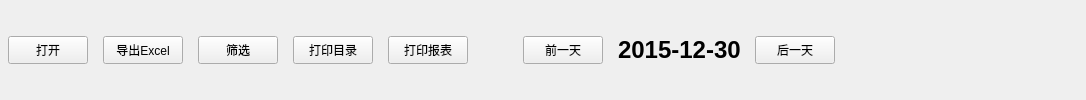
    <widget class="QWidget" name="widgetParent" native="true">
     <property name="styleSheet">
      <string notr="true"/>
     </property>
     <layout class="QHBoxLayout" name="horizontalLayout_6">
      <property name="spacing">
       <number>15</number>
      </property>
      <property name="leftMargin">
       <number>8</number>
      </property>
      <property name="topMargin">
       <number>3</number>
      </property>
      <property name="rightMargin">
       <number>10</number>
      </property>
      <property name="bottomMargin">
       <number>3</number>
      </property>
      <item>
       <widget class="QPushButton" name="pushButton_open">
        <property name="minimumSize">
         <size>
          <width>58</width>
          <height>28</height>
         </size>
        </property>
        <property name="text">
         <string>打开</string>
        </property>
        <property name="common" stdset="0">
         <bool>true</bool>
        </property>
       </widget>
      </item>
      <item>
       <widget class="QPushButton" name="pushButton_export_excel">
        <property name="minimumSize">
         <size>
          <width>58</width>
          <height>28</height>
         </size>
        </property>
        <property name="text">
         <string>导出Excel</string>
        </property>
        <property name="common" stdset="0">
         <bool>true</bool>
        </property>
       </widget>
      </item>
      <item>
       <widget class="QPushButton" name="pushButton_show_filter_widget">
        <property name="minimumSize">
         <size>
          <width>58</width>
          <height>28</height>
         </size>
        </property>
        <property name="text">
         <string>筛选</string>
        </property>
        <property name="common" stdset="0">
         <bool>true</bool>
        </property>
       </widget>
      </item>
      <item>
       <widget class="QPushButton" name="pushButton_print_menu">
        <property name="minimumSize">
         <size>
          <width>58</width>
          <height>28</height>
         </size>
        </property>
        <property name="text">
         <string>打印目录</string>
        </property>
        <property name="common" stdset="0">
         <bool>true</bool>
        </property>
       </widget>
      </item>
      <item>
       <widget class="QPushButton" name="pushButton_print_single_item">
        <property name="minimumSize">
         <size>
          <width>58</width>
          <height>28</height>
         </size>
        </property>
        <property name="styleSheet">
         <string notr="true"/>
        </property>
        <property name="text">
         <string>打印报表</string>
        </property>
        <property name="common" stdset="0">
         <bool>true</bool>
        </property>
       </widget>
      </item>
      <item>
       <layout class="QHBoxLayout" name="horizontalLayout_8">
        <property name="spacing">
         <number>6</number>
        </property>
        <property name="leftMargin">
         <number>0</number>
        </property>
        <item>
         <spacer name="horizontalSpacer_2">
          <property name="orientation">
           <enum>Qt::Horizontal</enum>
          </property>
          <property name="sizeHint" stdset="0">
           <size>
            <width>40</width>
            <height>20</height>
           </size>
          </property>
         </spacer>
        </item>
        <item>
         <widget class="QPushButton" name="pushButton_previous_day">
          <property name="minimumSize">
           <size>
            <width>58</width>
            <height>28</height>
           </size>
          </property>
          <property name="text">
           <string>前一天</string>
          </property>
          <property name="common" stdset="0">
           <bool>true</bool>
          </property>
         </widget>
        </item>
        <item>
         <widget class="QComboBox" name="comboBox_test_result_date">
          <property name="sizePolicy">
           <sizepolicy hsizetype="Preferred" vsizetype="Preferred">
            <horstretch>0</horstretch>
            <verstretch>0</verstretch>
           </sizepolicy>
          </property>
          <property name="font">
           <font>
            <pointsize>18</pointsize>
            <weight>75</weight>
            <bold>true</bold>
           </font>
          </property>
          <property name="focusPolicy">
           <enum>Qt::NoFocus</enum>
          </property>
          <property name="styleSheet">
           <string notr="true">QComboBox{
border:none;
border:1px solid argb(0,0,0,0);
padding:5px;
padding-left:9px;
padding-right:9px;
background-color: rgba(255, 255, 255,0);
}

QComboBox:hover:!pressed{
border:1px solid argb(0,0,0,125);
padding:5px;
padding-left:9px;
padding-right:9px;
border-radius:2px;
background-color: rgba(255, 255, 255,0);
}


QComboBox::drop-down{
width:0px;
height:0px;
}
</string>
          </property>
          <item>
           <property name="text">
            <string>2015-12-30</string>
           </property>
          </item>
          <item>
           <property name="text">
            <string>2015-11-30</string>
           </property>
          </item>
          <item>
           <property name="text">
            <string>2015-10-23</string>
           </property>
          </item>
          <item>
           <property name="text">
            <string>New Item</string>
           </property>
          </item>
          <item>
           <property name="text">
            <string>New Item</string>
           </property>
          </item>
          <item>
           <property name="text">
            <string>New Item</string>
           </property>
          </item>
          <item>
           <property name="text">
            <string>New Item</string>
           </property>
          </item>
          <item>
           <property name="text">
            <string>New Item</string>
           </property>
          </item>
          <item>
           <property name="text">
            <string>New Item</string>
           </property>
          </item>
          <item>
           <property name="text">
            <string>New Item</string>
           </property>
          </item>
          <item>
           <property name="text">
            <string>New Item</string>
           </property>
          </item>
          <item>
           <property name="text">
            <string>New Item</string>
           </property>
          </item>
          <item>
           <property name="text">
            <string>New Item</string>
           </property>
          </item>
          <item>
           <property name="text">
            <string>New Item</string>
           </property>
          </item>
         </widget>
        </item>
        <item>
         <widget class="QPushButton" name="pushButton_next_day">
          <property name="minimumSize">
           <size>
            <width>58</width>
            <height>28</height>
           </size>
          </property>
          <property name="text">
           <string>后一天</string>
          </property>
          <property name="common" stdset="0">
           <bool>true</bool>
          </property>
         </widget>
        </item>
        <item>
         <spacer name="horizontalSpacer_4">
          <property name="orientation">
           <enum>Qt::Horizontal</enum>
          </property>
          <property name="sizeHint" stdset="0">
           <size>
            <width>40</width>
            <height>20</height>
           </size>
          </property>
         </spacer>
        </item>
       </layout>
      </item>
      <item>
       <widget class="QLabel" name="label_4">
        <property name="styleSheet">
         <string notr="true">color: rgba(255, 255, 255, 0);</string>
        </property>
        <property name="text">
         <string>TextLabel</string>
        </property>
       </widget>
      </item>
      <item>
       <widget class="QLabel" name="label_7">
        <property name="styleSheet">
         <string notr="true">color: rgba(255, 255, 255, 0);</string>
        </property>
        <property name="text">
         <string>TextLabel</string>
        </property>
       </widget>
      </item>
      <item>
       <widget class="QLabel" name="label_6">
        <property name="styleSheet">
         <string notr="true">color: rgba(255, 255, 255, 0);</string>
        </property>
        <property name="text">
         <string>TextLabel</string>
        </property>
       </widget>
      </item>
     </layout>
    </widget>
